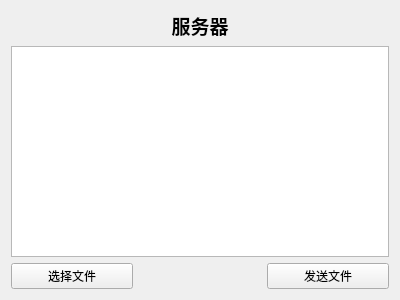
<?xml version="1.0" encoding="UTF-8"?>
<ui version="4.0">
 <class>Widget</class>
 <widget class="QWidget" name="Widget">
  <property name="geometry">
   <rect>
    <x>0</x>
    <y>0</y>
    <width>400</width>
    <height>300</height>
   </rect>
  </property>
  <property name="windowTitle">
   <string>Widget</string>
  </property>
  <layout class="QGridLayout" name="gridLayout">
   <item row="0" column="0">
    <spacer name="horizontalSpacer">
     <property name="orientation">
      <enum>Qt::Horizontal</enum>
     </property>
     <property name="sizeHint" stdset="0">
      <size>
       <width>118</width>
       <height>20</height>
      </size>
     </property>
    </spacer>
   </item>
   <item row="0" column="1">
    <widget class="QLabel" name="label">
     <property name="font">
      <font>
       <family>幼圆</family>
       <pointsize>14</pointsize>
       <weight>75</weight>
       <bold>true</bold>
      </font>
     </property>
     <property name="text">
      <string>服务器</string>
     </property>
     <property name="alignment">
      <set>Qt::AlignCenter</set>
     </property>
    </widget>
   </item>
   <item row="0" column="2">
    <spacer name="horizontalSpacer_2">
     <property name="orientation">
      <enum>Qt::Horizontal</enum>
     </property>
     <property name="sizeHint" stdset="0">
      <size>
       <width>118</width>
       <height>20</height>
      </size>
     </property>
    </spacer>
   </item>
   <item row="1" column="0" colspan="3">
    <widget class="QTextEdit" name="textEdit"/>
   </item>
   <item row="2" column="0">
    <widget class="QPushButton" name="buttonFile">
     <property name="font">
      <font>
       <family>幼圆</family>
      </font>
     </property>
     <property name="text">
      <string>选择文件</string>
     </property>
    </widget>
   </item>
   <item row="2" column="1">
    <spacer name="horizontalSpacer_3">
     <property name="orientation">
      <enum>Qt::Horizontal</enum>
     </property>
     <property name="sizeHint" stdset="0">
      <size>
       <width>119</width>
       <height>20</height>
      </size>
     </property>
    </spacer>
   </item>
   <item row="2" column="2">
    <widget class="QPushButton" name="buttonSend">
     <property name="font">
      <font>
       <family>幼圆</family>
      </font>
     </property>
     <property name="text">
      <string>发送文件</string>
     </property>
    </widget>
   </item>
  </layout>
 </widget>
 <layoutdefault spacing="6" margin="11"/>
 <resources/>
 <connections/>
</ui>
